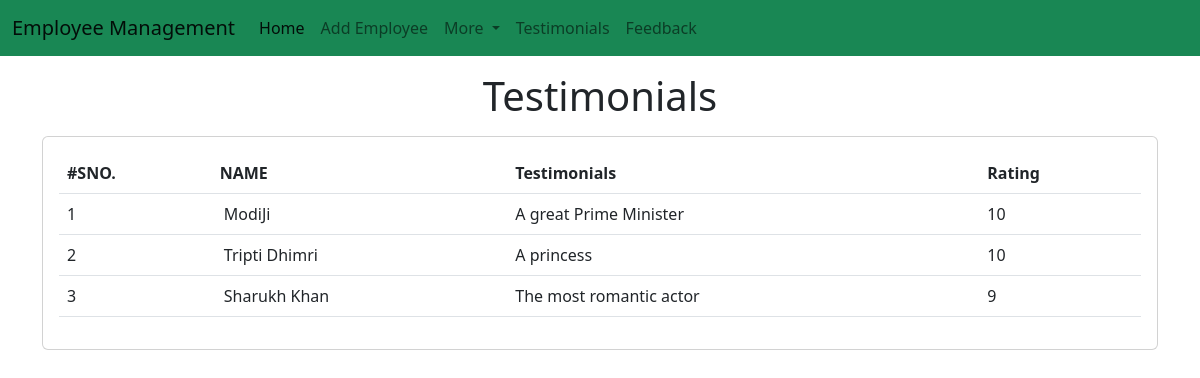
Page /emp/testimonials/ on the committed database.
### employeemgmtapp/models.py (models this page shows, shortened)
class Testimonial(models.Model):
    name=models.CharField(max_length=200)
    testimonial=models.TextField()
    picture=models.ImageField(upload_to="testimonials/")
    rating=models.IntegerField(max_length=1)

### employeemgmtapp/views.py (the view)
# urls.py: path("testimonials/",testimonials),
def testimonials(request):
    testi=Testimonial.objects.all()
    return render(request, "emp/testimonials.html",{
        'testi':testi
    })

### templates/emp/testimonials.html (shortened to what this page needs)
<!DOCTYPE html>
<html lang="en">
  <head>
    <link
      href="https://cdn.jsdelivr.net/npm/bootstrap@5.2.0-beta1/dist/css/bootstrap.min.css"
      rel="stylesheet"
    />
  </head>
  <body>
    {% include 'emp/navbar.html' %}
    <h1 class="text-center my-3">Testimonials</h1>
    <div class="container">
      <div class="row">
        <div class="col-md-12">
          <div class="card">
            <div class="card-body">
              <table class="table">
                <thead>
                  <tr>
                    <th>#SNO.</th>
                    <th>NAME</th>
                    <th>Testimonials</th>
                    <th>Rating</th>
                  </tr>
                </thead>
                <tbody>
                    {% for t in testi %}
                  <tr>
                    <td>
                        {{forloop.counter}}
                    </td>
                    <td>
                        {{t.name}}
                    </td>
                    <td>
                        {{t.testimonial}}
                    </td>
                    <td>
                        {{t.rating}}
                    </td>
                  </tr>
                  {% endfor %}
                </tbody>
              </table>
            </div>
          </div>
        </div>
      </div>
    </div>
  </body>
</html>

### rows in the picture
Testimonial: name "ModiJi", testimonial "A great Prime Minister", rating "10"
Testimonial: name "Tripti Dhimri", testimonial "A princess", rating "10"
Testimonial: name "Sharukh Khan", testimonial "The most romantic actor", rating "9"
